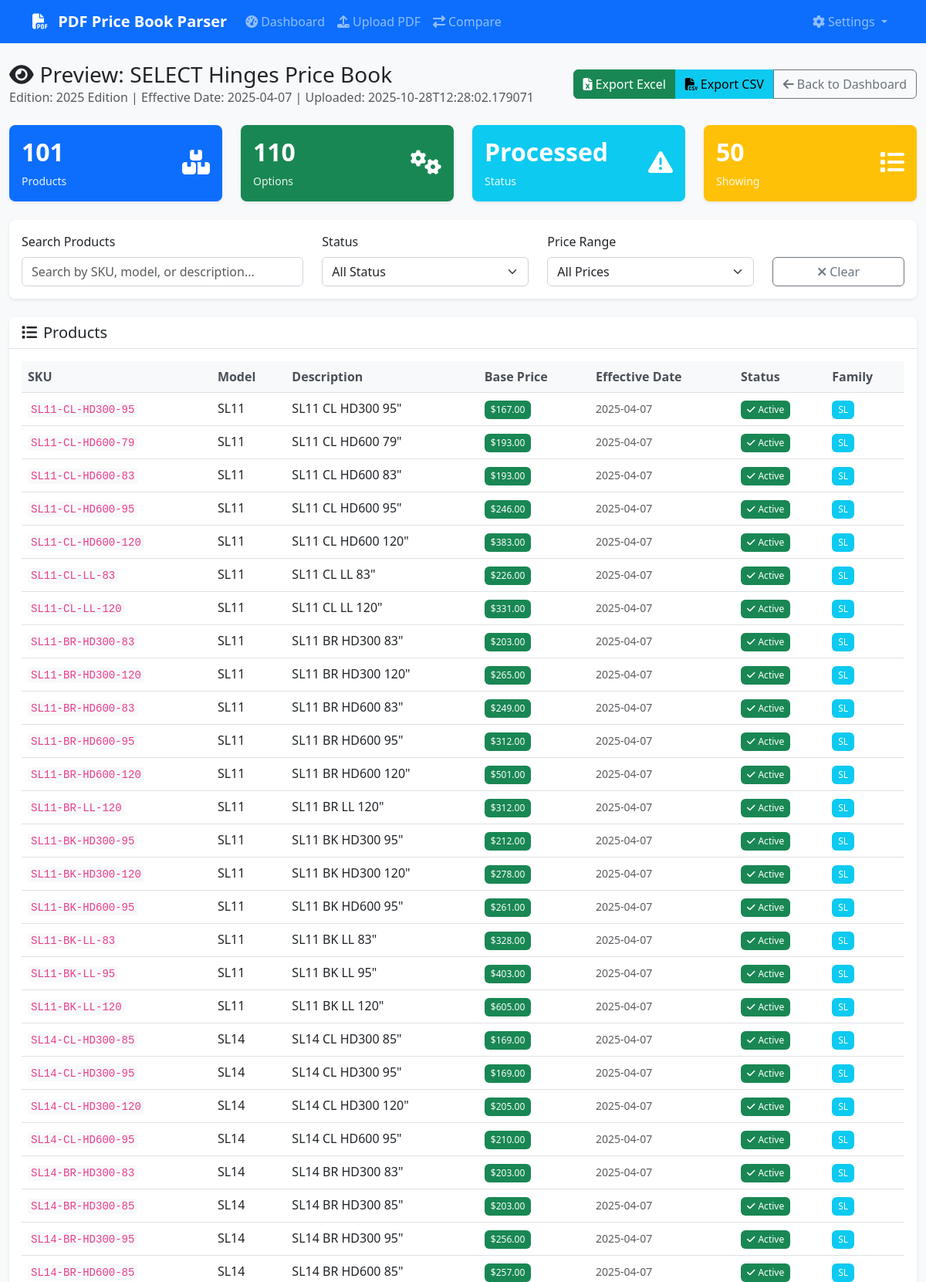
The app's page /preview/8 (upper part) with its own data.
### database/models.py (models this page shows)
class Manufacturer(Base):
    __tablename__ = 'manufacturers'
    id = Column(Integer, primary_key=True)
    name = Column(String(255), nullable=False)
    code = Column(String(50), unique=True, nullable=False)
    created_at = Column(DateTime, default=datetime.utcnow)
    price_books = relationship("PriceBook", back_populates="manufacturer")
    product_families = relationship("ProductFamily", back_populates="manufacturer")
    finishes = relationship("Finish", back_populates="manufacturer")

class PriceBook(Base):
    __tablename__ = 'price_books'
    id = Column(Integer, primary_key=True)
    manufacturer_id = Column(Integer, ForeignKey('manufacturers.id'), nullable=False)
    edition = Column(String(100))
    effective_date = Column(Date)
    upload_date = Column(DateTime, default=datetime.utcnow)
    file_path = Column(Text)
    file_size = Column(Integer)
    status = Column(String(50), default='processing')  # processing, completed, failed
    parsing_notes = Column(Text)
    manufacturer = relationship("Manufacturer", back_populates="price_books")
    products = relationship("Product", back_populates="price_book", cascade="all, delete-orphan")

class Product(Base):
    __tablename__ = 'products'
    id = Column(Integer, primary_key=True)
    family_id = Column(Integer, ForeignKey('product_families.id'))
    price_book_id = Column(Integer, ForeignKey('price_books.id', ondelete='CASCADE'), nullable=False)
    sku = Column(String(100), nullable=False)
    model = Column(String(100))
    description = Column(Text)
    base_price = Column(DECIMAL(10, 2))
    effective_date = Column(Date)
    retired_date = Column(Date)
    is_active = Column(Boolean, default=True)
    created_at = Column(DateTime, default=datetime.utcnow)
    updated_at = Column(DateTime, default=datetime.utcnow, onupdate=datetime.utcnow)
    family = relationship("ProductFamily", back_populates="products")
    price_book = relationship("PriceBook", back_populates="products")
    options = relationship("ProductOption", back_populates="product")
    prices = relationship("ProductPrice", back_populates="product")

class ProductFamily(Base):
    __tablename__ = 'product_families'
    id = Column(Integer, primary_key=True)
    manufacturer_id = Column(Integer, ForeignKey('manufacturers.id'), nullable=False)
    name = Column(String(255), nullable=False)
    category = Column(String(100))
    description = Column(Text)
    created_at = Column(DateTime, default=datetime.utcnow)
    manufacturer = relationship("Manufacturer", back_populates="product_families")
    products = relationship("Product", back_populates="family")

### app.py (the view)
@app.route('/preview/<int:price_book_id>')
def preview(price_book_id):
    try:
        summary = price_book_manager.get_price_book_summary(price_book_id)
        products = price_book_manager.get_products_by_price_book(price_book_id, limit=50)
        return render_template('preview.html',
                             summary=summary,
                             products=products,
                             price_book_id=price_book_id)
    except Exception as e:
        logger.error(f"Error loading preview: {e}")
        flash('Error loading preview', 'error')
        return redirect(url_for('index'))

### database/manager.py (called while the page is built)
    def get_session(self) -> Session:
        return self.db_manager.get_session()

### database/models.py (called while the page is built)
    def get_session(self):
        return self.SessionLocal()

### templates/preview.html (shortened to what this page needs)
{% extends "base.html" %}
{% block content %}
<div class="row">
    <div class="col-12">
        <div class="d-flex justify-content-between align-items-center mb-4">
            <div>
                <h1 class="h3 mb-0">
                    <i class="fas fa-eye me-2"></i>Preview: {{ summary.manufacturer }} Price Book
                </h1>
                <p class="text-muted mb-0">
                    Edition: {{ summary.edition or 'N/A' }} |
                    Effective Date: {{ summary.effective_date or 'N/A' }} |
                    Uploaded: {{ summary.upload_date }}
                </p>
            </div>
            <div class="btn-group">
                <a href="{{ url_for('export', price_book_id=price_book_id, format='excel') }}"
                   class="btn btn-success">
                    <i class="fas fa-file-excel me-1"></i>Export Excel
                </a>
                <a href="{{ url_for('export', price_book_id=price_book_id, format='csv') }}"
                   class="btn btn-info">
                    <i class="fas fa-file-csv me-1"></i>Export CSV
                </a>
                <a href="{{ url_for('index') }}" class="btn btn-outline-secondary">
                    <i class="fas fa-arrow-left me-1"></i>Back to Dashboard
                </a>
            </div>
        </div>
    </div>
</div>
<div class="row mb-4">
    <div class="col-md-3">
        <div class="card bg-primary text-white">
            <div class="card-body">
                <div class="d-flex justify-content-between">
                    <div>
                        <h4 class="card-title">{{ summary.product_count }}</h4>
                        <p class="card-text">Products</p>
                    </div>
                    <div class="align-self-center">
                        <i class="fas fa-boxes fa-2x"></i>
                    </div>
                </div>
            </div>
        </div>
    </div>
    <div class="col-md-3">
        <div class="card bg-success text-white">
            <div class="card-body">
                <div class="d-flex justify-content-between">
                    <div>
                        <h4 class="card-title">{{ summary.option_count }}</h4>
                        <p class="card-text">Options</p>
                    </div>
                    <div class="align-self-center">
                        <i class="fas fa-cogs fa-2x"></i>
                    </div>
                </div>
            </div>
        </div>
    </div>
    <div class="col-md-3">
        <div class="card bg-info text-white">
            <div class="card-body">
                <div class="d-flex justify-content-between">
                    <div>
                        <h4 class="card-title">{{ summary.status|title }}</h4>
                        <p class="card-text">Status</p>
                    </div>
                    <div class="align-self-center">
                        {% if summary.status == 'completed' %}
                            <i class="fas fa-check-circle fa-2x"></i>
                        {% elif summary.status == 'processing' %}
                            <i class="fas fa-spinner fa-spin fa-2x"></i>
                        {% else %}
                            <i class="fas fa-exclamation-triangle fa-2x"></i>
                        {% endif %}
                    </div>
                </div>
            </div>
        </div>
    </div>
    <div class="col-md-3">
        <div class="card bg-warning text-white">
            <div class="card-body">
                <div class="d-flex justify-content-between">
                    <div>
                        <h4 class="card-title">{{ products|length }}</h4>
                        <p class="card-text">Showing</p>
                    </div>
                    <div class="align-self-center">
                        <i class="fas fa-list fa-2x"></i>
                    </div>
                </div>
            </div>
        </div>
    </div>
</div>
<div class="row mb-4">
    <div class="col-12">
        <div class="card">
            <div class="card-body">
                <div class="row">
                    <div class="col-md-4">
                        <label for="searchInput" class="form-label">Search Products</label>
                        <input type="text" class="form-control" id="searchInput" placeholder="Search by SKU, model, or description...">
                    </div>
                    <div class="col-md-3">
                        <label for="statusFilter" class="form-label">Status</label>
                        <select class="form-select" id="statusFilter">
                            <option value="">All Status</option>
                        </select>
                    </div>
                    <div class="col-md-3">
                        <label for="priceFilter" class="form-label">Price Range</label>
                        <select class="form-select" id="priceFilter">
                            <option value="">All Prices</option>
                        </select>
                    </div>
                    <div class="col-md-2">
                        <label class="form-label">&nbsp;</label>
                        <button class="btn btn-outline-secondary w-100" onclick="clearFilters()">
                            <i class="fas fa-times me-1"></i>Clear
                        </button>
                    </div>
                </div>
            </div>
        </div>
    </div>
</div>
<div class="row">
    <div class="col-12">
        <div class="card">
            <div class="card-header">
                <h5 class="card-title mb-0">
                    <i class="fas fa-list me-2"></i>Products
                </h5>
            </div>
            <div class="card-body">
                <div class="table-responsive">
                    <table class="table table-hover" id="productsTable">
                        <thead>
                            <tr>
                                <th>SKU</th>
                                <th>Model</th>
                                <th>Description</th>
                                <th>Base Price</th>
                                <th>Effective Date</th>
                                <th>Status</th>
                                <th>Family</th>
                            </tr>
                        </thead>
                        <tbody>
                            {% for product in products %}
                            <tr data-sku="{{ product.sku|lower }}"
                                data-model="{{ product.model|lower }}"
                                data-description="{{ product.description|lower }}"
                                data-price="{{ product.base_price or 0 }}"
                                data-status="{{ 'active' if product.is_active else 'inactive' }}">
                                <td>
                                    <code>{{ product.sku }}</code>
                                </td>
                                <td>{{ product.model or 'N/A' }}</td>
                                <td>{{ product.description or 'N/A' }}</td>
                                <td>
                                    {% if product.base_price %}
                                        <span class="badge bg-success">${{ "%.2f"|format(product.base_price) }}</span>
                                    {% else %}
                                        <span class="text-muted">N/A</span>
                                    {% endif %}
                                </td>
                                <td>
                                    {% if product.effective_date %}
                                        <small class="text-muted">{{ product.effective_date }}</small>
                                    {% else %}
                                        <span class="text-muted">N/A</span>
                                    {% endif %}
                                </td>
                                <td>
                                    {% if product.is_active %}
                                        <span class="badge bg-success">
                                            <i class="fas fa-check me-1"></i>Active
                                        </span>
                                    {% else %}
                                        <span class="badge bg-secondary">
                                            <i class="fas fa-times me-1"></i>Inactive
                                        </span>
                                    {% endif %}
                                </td>
                                <td>
                                    {% if product.family %}
                                        <span class="badge bg-info">{{ product.family }}</span>
                                    {% else %}
                                        <span class="text-muted">N/A</span>
                                    {% endif %}
                                </td>
                            </tr>
                            {% endfor %}
                        </tbody>
                    </table>
                </div>
            </div>
        </div>
    </div>
</div>
{% endblock %}

### static/css/style.css (style rules this page uses)
:root { --primary-color: #0d6efd; --secondary-color: #6c757d; --success-color: #198754; --danger-color: #dc3545; --warning-color: #ffc107; --info-color: #0dcaf0; --light-color: #f8f9fa; --dark-color: #212529; }
body { font-family: 'Segoe UI', Tahoma, Geneva, Verdana, sans-serif; background-color: #f8f9fa; }
.card { border: none; box-shadow: 0 0.125rem 0.25rem rgba(0, 0, 0, 0.075); border-radius: 0.5rem; transition: box-shadow 0.15s ease-in-out; }
.card-header { background-color: #fff; border-bottom: 1px solid #dee2e6; border-radius: 0.5rem 0.5rem 0 0 !important; font-weight: 600; }
.btn { border-radius: 0.375rem; font-weight: 500; transition: all 0.15s ease-in-out; }
.table { margin-bottom: 0; }
.table th { border-top: none; font-weight: 600; color: #495057; background-color: #f8f9fa; }
.badge { font-size: 0.75em; font-weight: 500; padding: 0.375rem 0.5rem; }
.form-control, .form-select { border-radius: 0.375rem; border: 1px solid #ced4da; transition: border-color 0.15s ease-in-out, box-shadow 0.15s ease-in-out; }
.card.bg-primary, .card.bg-success, .card.bg-warning, .card.bg-info, .card.bg-danger { border: none; }
.card.bg-primary .card-title, .card.bg-success .card-title, .card.bg-warning .card-title, .card.bg-info .card-title, .card.bg-danger .card-title { font-size: 2rem; font-weight: 700; margin-bottom: 0.5rem; }
.card.bg-primary .card-text, .card.bg-success .card-text, .card.bg-warning .card-text, .card.bg-info .card-text, .card.bg-danger .card-text { font-size: 0.875rem; opacity: 0.9; margin-bottom: 0; }
code { background-color: #f8f9fa; color: #e83e8c; padding: 0.125rem 0.25rem; border-radius: 0.25rem; font-size: 0.875em; }

### records on screen
Manufacturer: manufacturer "SELECT Hinges"
PriceBook: edition "2025 Edition", status "Processed"
Product: sku "SL11-CL-HD300-95", model "SL11", description "SL11 CL HD300 95\""
ProductFamily: family "SL" "SL" "SL" "SL" "SL" "SL" "SL" "SL" "SL" "SL" "SL" "SL" "SL" "SL" "SL" "SL" "SL" "SL" "SL" "SL" "SL" "SL" "SL" "SL" "SL" "SL" "SL"
Product: sku "SL11-CL-HD600-79", model "SL11", description "SL11 CL HD600 79\""
Product: sku "SL11-CL-HD600-83", model "SL11", description "SL11 CL HD600 83\""
Product: sku "SL11-CL-HD600-95", model "SL11", description "SL11 CL HD600 95\""
Product: sku "SL11-CL-HD600-120", model "SL11", description "SL11 CL HD600 120\""
Product: sku "SL11-CL-LL-83", model "SL11", description "SL11 CL LL 83\""
Product: sku "SL11-CL-LL-120", model "SL11", description "SL11 CL LL 120\""
Product: sku "SL11-BR-HD300-83", model "SL11", description "SL11 BR HD300 83\""
Product: sku "SL11-BR-HD300-120", model "SL11", description "SL11 BR HD300 120\""
Product: sku "SL11-BR-HD600-83", model "SL11", description "SL11 BR HD600 83\""
Product: sku "SL11-BR-HD600-95", model "SL11", description "SL11 BR HD600 95\""
Product: sku "SL11-BR-HD600-120", model "SL11", description "SL11 BR HD600 120\""
Product: sku "SL11-BR-LL-120", model "SL11", description "SL11 BR LL 120\""
Product: sku "SL11-BK-HD300-95", model "SL11", description "SL11 BK HD300 95\""
Product: sku "SL11-BK-HD300-120", model "SL11", description "SL11 BK HD300 120\""
Product: sku "SL11-BK-HD600-95", model "SL11", description "SL11 BK HD600 95\""
Product: sku "SL11-BK-LL-83", model "SL11", description "SL11 BK LL 83\""
Product: sku "SL11-BK-LL-95", model "SL11", description "SL11 BK LL 95\""
Product: sku "SL11-BK-LL-120", model "SL11", description "SL11 BK LL 120\""
Product: sku "SL14-CL-HD300-85", model "SL14", description "SL14 CL HD300 85\""
Product: sku "SL14-CL-HD300-95", model "SL14", description "SL14 CL HD300 95\""
Product: sku "SL14-CL-HD300-120", model "SL14", description "SL14 CL HD300 120\""
Product: sku "SL14-CL-HD600-95", model "SL14", description "SL14 CL HD600 95\""
Product: sku "SL14-BR-HD300-83", model "SL14", description "SL14 BR HD300 83\""
Product: sku "SL14-BR-HD300-85", model "SL14", description "SL14 BR HD300 85\""
Product: sku "SL14-BR-HD300-95", model "SL14", description "SL14 BR HD300 95\""
Product: sku "SL14-BR-HD600-85", model "SL14", description "SL14 BR HD600 85\""

### other values on screen
{{ summary.effective_date or 'N/A' }} "2025-04-07"
{{ summary.upload_date }} "2025-10-28T12:28:02.179071"
{{ summary.product_count }} "101"
{{ summary.option_count }} "110"
{{ products|length }} "50"
{{ "%.2f"|format(product.base_price) }} "167.00" "193.00" "193.00" "246.00" "383.00" "226.00" "331.00" "203.00" "265.00" "249.00" "312.00" "501.00" "312.00" "212.00" "278.00" "261.00" "328.00" "403.00" "605.00" "169.00" "169.00" "205.00" "210.00" "203.00" "203.00" "256.00" "257.00"
{{ product.effective_date }} "2025-04-07" "2025-04-07" "2025-04-07" "2025-04-07" "2025-04-07" "2025-04-07" "2025-04-07" "2025-04-07" "2025-04-07" "2025-04-07" "2025-04-07" "2025-04-07" "2025-04-07" "2025-04-07" "2025-04-07" "2025-04-07" "2025-04-07" "2025-04-07" "2025-04-07" "2025-04-07" "2025-04-07" "2025-04-07" "2025-04-07" "2025-04-07" "2025-04-07" "2025-04-07" "2025-04-07"
